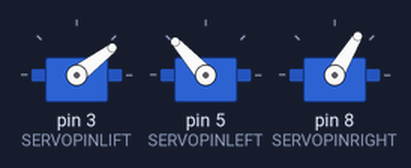
Bench run of a sketch on a simulated Arduino Uno, built with avr-gcc and run on an emulated ATmega328P. On the bench: 3 × servo.

Above: at 2.0 s.
At 2.7 s:
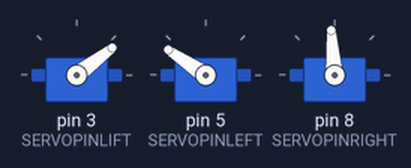
At 3.4 s:
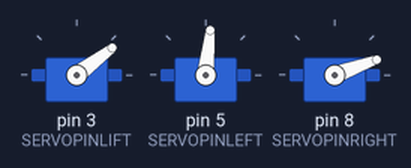
At 4.55 s:
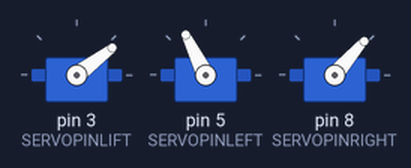
Timing chart, 0 to 8.0 s (numbered marks = the images above):
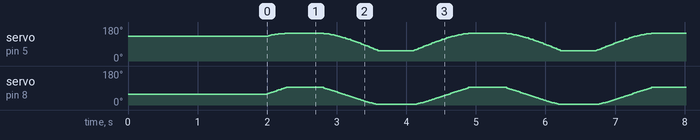

The sketch:

plotclock_nc.ino
```cpp
// Plotclock
// cc - by Johannes Heberlein 2014
// v 1.01
// thingiverse.com/joo   wiki.fablab-nuernberg.de

// Modified by Norwegian Creations 2015

// units: mm; microseconds; radians
// origin: bottom left of drawing surface

// delete or mark the next line as comment when done with calibration
#define CALIBRATION

// When in calibration mode, adjust the following factor until the servos move exactly 90 degrees
#define SERVOFAKTOR 600

// Zero-position of left and right servo
// When in calibration mode, adjust the NULL-values so that the servo arms are at all times parallel
// either to the X or Y axis
#define SERVOLEFTNULL 2050
#define SERVORIGHTNULL 520

#define SERVOPINLIFT  3
#define SERVOPINLEFT  5
#define SERVOPINRIGHT 8

// lift positions of lifting servo
#define LIFT0 1350 // on drawing surface
#define LIFT1 925  // between numbers
#define LIFT2 725  // going towards sweeper

// speed of liftimg arm, higher is slower
#define LIFTSPEED 1500

// length of arms
#define L1 35
#define L2 55.1
#define L3 13.2

// origin points of left and right servo
#define O1X 22
#define O1Y -25
#define O2X 47
#define O2Y -25

//#include <Time.h> // see http://playground.arduino.cc/Code/time
#include <Servo.h>

int servoLift = 1500;

Servo servo1;
Servo servo2;
Servo servo3;

volatile double lastX = 75;
volatile double lastY = 47.5;

int last_min = 0;

void setup()
{
  // Set current time only the first to values, hh,mm are needed
  lift(1);
  drawTo(25, 25);

  servo1.attach(SERVOPINLIFT);  //  lifting servo
  servo2.attach(SERVOPINLEFT);  //  left servo
  servo3.attach(SERVOPINRIGHT);  //  right servo
  delay(500);

  Serial.begin(115200);

}

void loop()
{

#ifdef CALIBRATION

  // Servohorns will have 90° between movements, parallel to x and y axis
  drawTo(-3, 29.2);
  delay(500);
  drawTo(74.1, 28);
  delay(500);

#else
  int message = 0;

  if(Serial.available()){
    if (!servo1.attached()) servo1.attach(SERVOPINLIFT);
    if (!servo2.attached()) servo2.attach(SERVOPINLEFT);
    if (!servo3.attached()) servo3.attach(SERVOPINRIGHT);

    message = Serial.read() - '0'; //casting from char to int after Serial read

    if(message > -1 && message < 10){
      number(25, 25, message, 1.5);
    }

    servo1.detach();
    servo2.detach();
    servo3.detach();
  }

#endif //CALIBRATION

}

// Writing numeral with bx by being the bottom left originpoint. Scale 1 equals a 20 mm high font.
// The structure follows this principle: move to first startpoint of the numeral, lift down, draw numeral, lift up
void number(float bx, float by, int num, float scale) {

  switch (num) {

  case 0:
    drawTo(bx + 12 * scale, by + 6 * scale);
    lift(0);
    bogenGZS(bx + 7 * scale, by + 10 * scale, 10 * scale, -0.8, 6.7, 0.5);
    lift(1);
    break;
  case 1:

    drawTo(bx + 3 * scale, by + 15 * scale);
    lift(0);
    drawTo(bx + 10 * scale, by + 20 * scale);
    drawTo(bx + 10 * scale, by + 0 * scale);
    lift(1);
    break;
  case 2:
    drawTo(bx + 2 * scale, by + 12 * scale);
    lift(0);
    bogenUZS(bx + 8 * scale, by + 14 * scale, 6 * scale, 3, -0.8, 1);
    drawTo(bx + 1 * scale, by + 0 * scale);
    drawTo(bx + 12 * scale, by + 0 * scale);
    lift(1);
    break;
  case 3:
    drawTo(bx + 2 * scale, by + 17 * scale);
    lift(0);
    bogenUZS(bx + 5 * scale, by + 15 * scale, 5 * scale, 3, -2, 1);
    bogenUZS(bx + 5 * scale, by + 5 * scale, 5 * scale, 1.57, -3, 1);
    lift(1);
    break;
  case 4:
    drawTo(bx + 10 * scale, by + 0 * scale);
    lift(0);
    drawTo(bx + 10 * scale, by + 20 * scale);
    drawTo(bx + 2 * scale, by + 6 * scale);
    drawTo(bx + 12 * scale, by + 6 * scale);
    lift(1);
    break;
  case 5:
    drawTo(bx + 2 * scale, by + 5 * scale);
    lift(0);
    bogenGZS(bx + 5 * scale, by + 6 * scale, 6 * scale, -2.5, 2, 1);
    drawTo(bx + 5 * scale, by + 20 * scale);
    drawTo(bx + 12 * scale, by + 20 * scale);
    lift(1);
    break;
  case 6:
    drawTo(bx + 2 * scale, by + 10 * scale);
    lift(0);
    bogenUZS(bx + 7 * scale, by + 6 * scale, 6 * scale, 2, -4.4, 1);
    drawTo(bx + 11 * scale, by + 20 * scale);
    lift(1);
    break;
  case 7:
    drawTo(bx + 2 * scale, by + 20 * scale);
    lift(0);
    drawTo(bx + 12 * scale, by + 20 * scale);
    drawTo(bx + 2 * scale, by + 0);
    lift(1);
    break;
  case 8:
    drawTo(bx + 5 * scale, by + 10 * scale);
    lift(0);
    bogenUZS(bx + 5 * scale, by + 15 * scale, 5 * scale, 4.7, -1.6, 1);
    bogenGZS(bx + 5 * scale, by + 5 * scale, 5 * scale, -4.7, 2, 1);
    lift(1);
    break;
  case 9:
    drawTo(bx + 9 * scale, by + 11 * scale);
    lift(0);
    bogenUZS(bx + 7 * scale, by + 15 * scale, 5 * scale, 4, -0.5, 1);
    drawTo(bx + 5 * scale, by + 0);
    lift(1);
    break;

  default:
    break;

  }
}

void lift(char lift) {
  switch (lift) {
    // room to optimize!

  case 0: //850
      if (servoLift >= LIFT0) {
      while (servoLift >= LIFT0)
      {
        servoLift--;
        servo1.writeMicroseconds(servoLift);
        delayMicroseconds(LIFTSPEED);
      }
    }
    else {
      while (servoLift <= LIFT0) {
        servoLift++;
        servo1.writeMicroseconds(servoLift);
        delayMicroseconds(LIFTSPEED);
      }
    }
    break;

  case 1: //150
    if (servoLift >= LIFT1) {
      while (servoLift >= LIFT1) {
        servoLift--;
        servo1.writeMicroseconds(servoLift);
        delayMicroseconds(LIFTSPEED);
      }
    }
    else {
      while (servoLift <= LIFT1) {
        servoLift++;
        servo1.writeMicroseconds(servoLift);
        delayMicroseconds(LIFTSPEED);
      }
    }
    break;

  case 2:
    if (servoLift >= LIFT2) {
      while (servoLift >= LIFT2) {
        servoLift--;
        servo1.writeMicroseconds(servoLift);
        delayMicroseconds(LIFTSPEED);
      }
    }
    else {
      while (servoLift <= LIFT2) {
        servoLift++;
        servo1.writeMicroseconds(servoLift);
        delayMicroseconds(LIFTSPEED);
      }
    }
    break;
  }
}


void bogenUZS(float bx, float by, float radius, int start, int ende, float sqee) {
  float inkr = -0.05;
  float count = 0;

  do {
    drawTo(sqee * radius * cos(start + count) + bx,
    radius * sin(start + count) + by);
    count += inkr;
  }
  while ((start + count) > ende);

}

void bogenGZS(float bx, float by, float radius, int start, int ende, float sqee) {
  float inkr = 0.05;
  float count = 0;

  do {
    drawTo(sqee * radius * cos(start + count) + bx,
    radius * sin(start + count) + by);
    count += inkr;
  }
  while ((start + count) <= ende);
}


void drawTo(double pX, double pY) {
  double dx, dy, c;
  int i;

  // dx dy of new point
  dx = pX - lastX;
  dy = pY - lastY;
  //path lenght in mm, times 4 equals 4 steps per mm
  c = floor(4 * sqrt(dx * dx + dy * dy));

  if (c < 1) c = 1;

  for (i = 0; i <= c; i++) {
    // draw line point by point
    set_XY(lastX + (i * dx / c), lastY + (i * dy / c));

  }

  lastX = pX;
  lastY = pY;
}

double return_angle(double a, double b, double c) {
  // cosine rule for angle between c and a
  return acos((a * a + c * c - b * b) / (2 * a * c));
}

void set_XY(double Tx, double Ty)
{
  delay(1);
  double dx, dy, c, a1, a2, Hx, Hy;

  // calculate triangle between pen, servoLeft and arm joint
  // cartesian dx/dy
  dx = Tx - O1X;
  dy = Ty - O1Y;

  // polar lemgth (c) and angle (a1)
  c = sqrt(dx * dx + dy * dy); //
  a1 = atan2(dy, dx); //
  a2 = return_angle(L1, L2, c);

  servo2.writeMicroseconds(floor(((a2 + a1 - M_PI) * SERVOFAKTOR) + SERVOLEFTNULL));

  // calculate joint arm point for triangle of the right servo arm
  a2 = return_angle(L2, L1, c);
  Hx = Tx + L3 * cos((a1 - a2 + 0.621) + M_PI); //36,5°
  Hy = Ty + L3 * sin((a1 - a2 + 0.621) + M_PI);

  // calculate triangle between pen joint, servoRight and arm joint
  dx = Hx - O2X;
  dy = Hy - O2Y;

  c = sqrt(dx * dx + dy * dy);
  a1 = atan2(dy, dx);
  a2 = return_angle(L1, (L2 - L3), c);

  servo3.writeMicroseconds(floor(((a1 - a2) * SERVOFAKTOR) + SERVORIGHTNULL));
}
```
